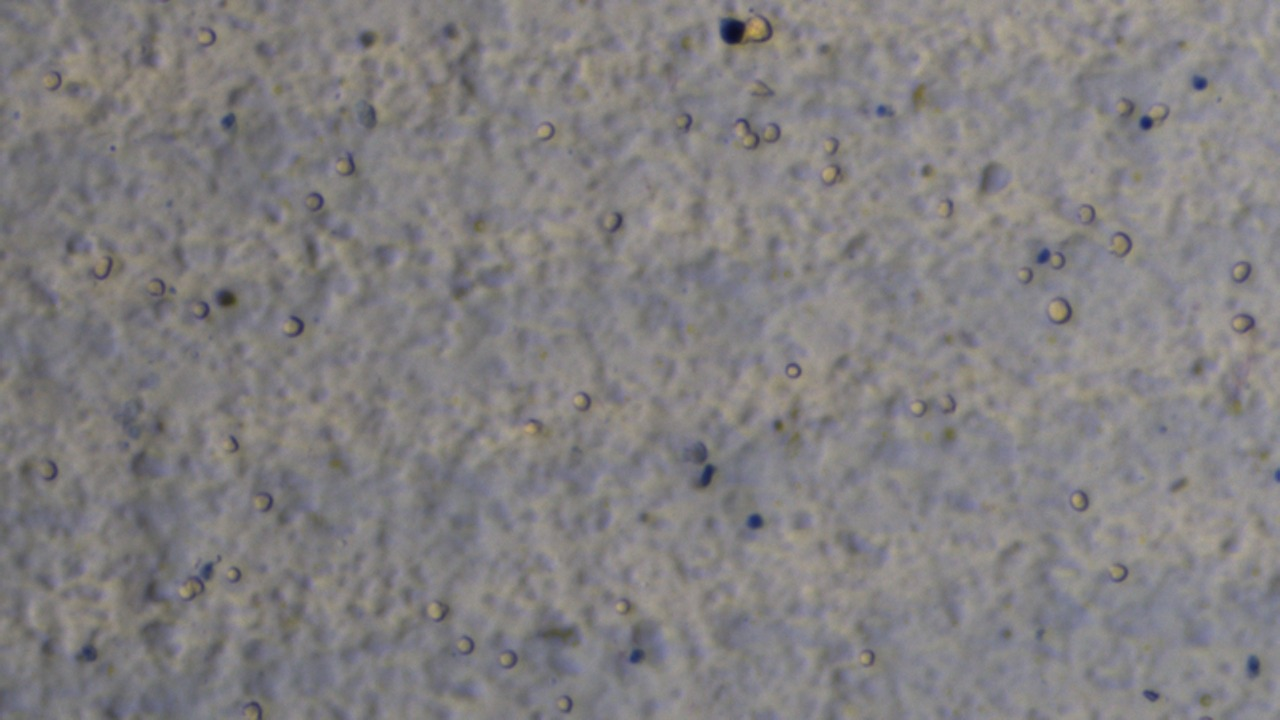
#> input picture input_images/cells/cells_1.jfif, 1280 x 720 px
$ python orb_method.py
#> lines starting #> are read from the running program, lines starting #| are printed output that depends on the picture; after the words box and inside, x2 and y2 are one past the last pixel; in counts of white or black regions, pixels touching at a corner belong together
# -*- coding: utf-8 -*-
"""
Created on Fri Jun 24 04:03:02 2022

@author: sdeni
"""

import cv2
import numpy as np

img = cv2.imread("../input_images/cells/cells_1.jfif")
#> img is the input picture: shape (720, 1280, 3); mean B, G, R 129.3, 127.9, 130.4
gray = cv2.cvtColor(img, cv2.COLOR_BGR2GRAY)

#####blur/smoothing
blur = cv2.GaussianBlur(gray, (3,3), 0)
ret, th =cv2.threshold(gray, 80, 255, cv2.THRESH_BINARY)
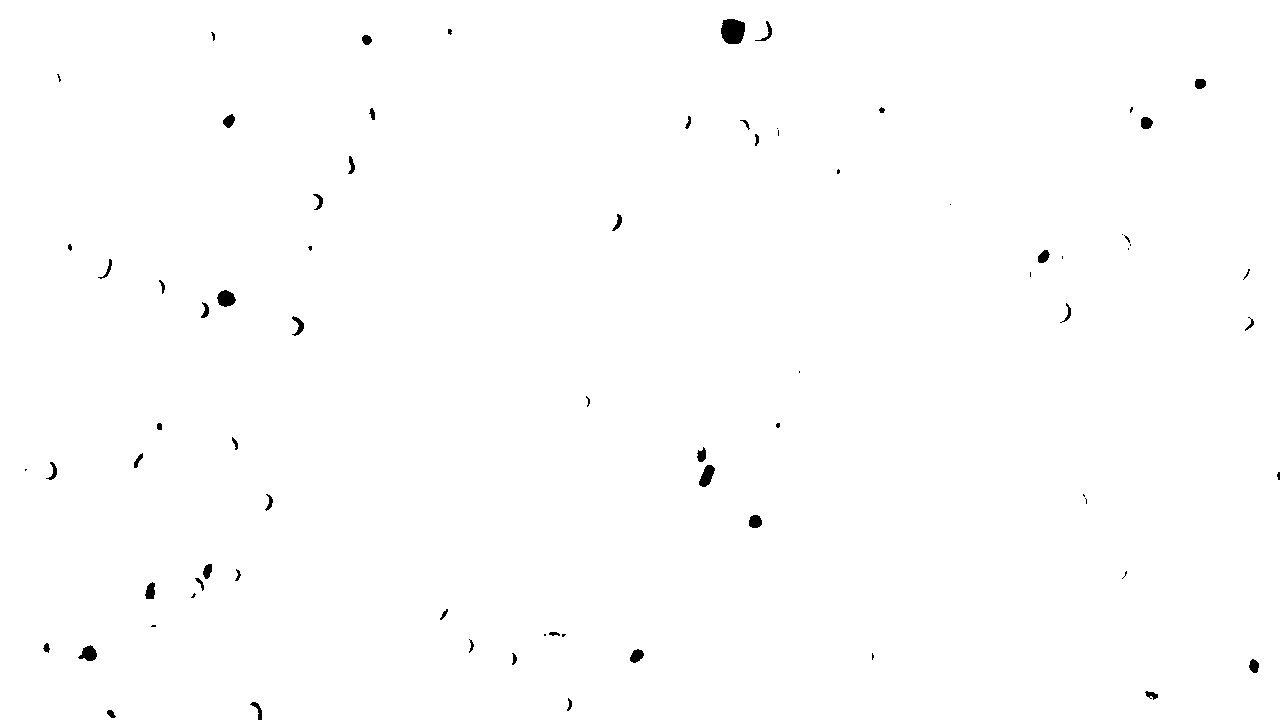
#> th: shape (720, 1280); 99.5% white; 76 black regions (29 under 20 px), largest, box (x1, y1, x2, y2) and area: (721, 19, 745, 44) 502, (217, 290, 236, 307) 232, (699, 465, 715, 487) 217

orb = cv2.ORB_create(200)
kp = orb.detect(blur, None)
#> kp = 142 keypoints; strongest (x, y, size): (1147, 122, 77.1), (1199, 82, 77.1), (1149, 122, 64.3), (1143, 122, 111.1)

kp, des = orb.compute(blur, kp)

img2 = cv2.drawKeypoints(img, kp, None, color=(0,255,0), flags=0)

cv2.imshow("orb", img2)
cv2.waitKeyEx(0)
cv2.destroyAllWindows()

$ run again, with input_images/cells/cells_10.jfif copied over input_images/cells/cells_1.jfif
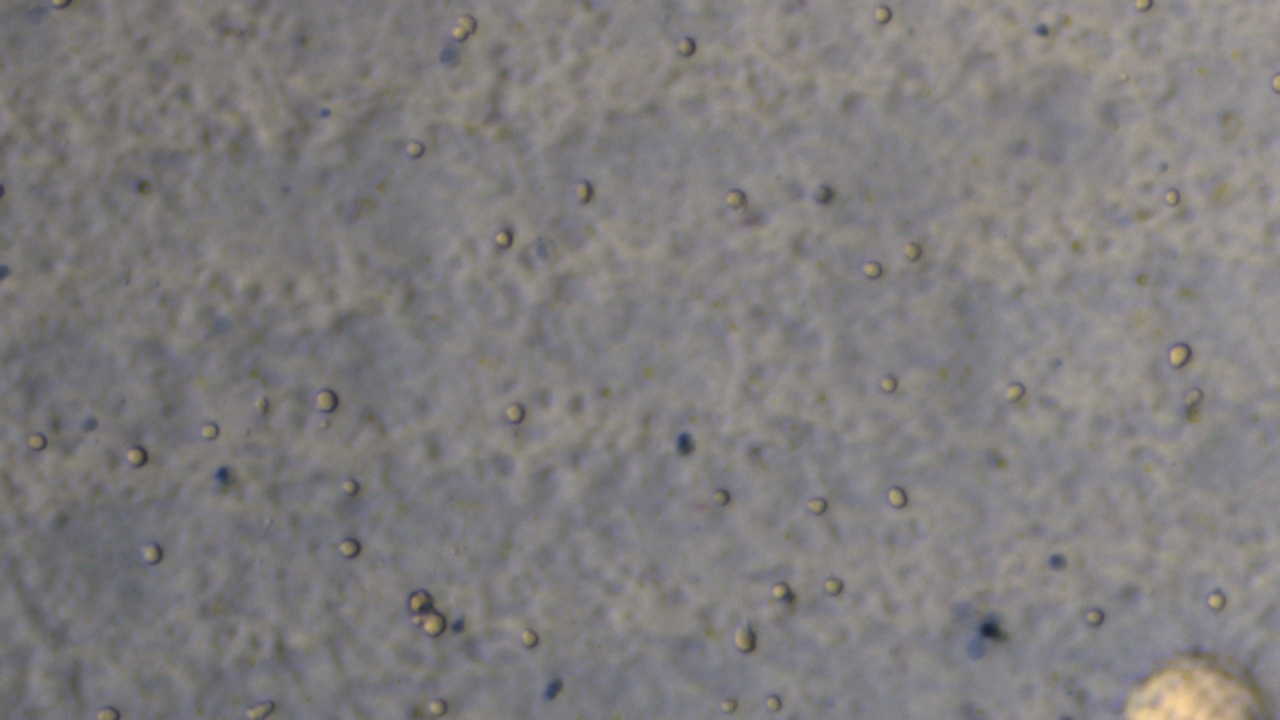
#> input picture input_images/cells/cells_10.jfif, 1280 x 720 px
#> img is the input picture: shape (720, 1280, 3); mean B, G, R 125.2, 125.1, 127.6
#> `ret, th =cv2.threshold(gray, 80, 255, cv2.THRESH_BINARY)`:
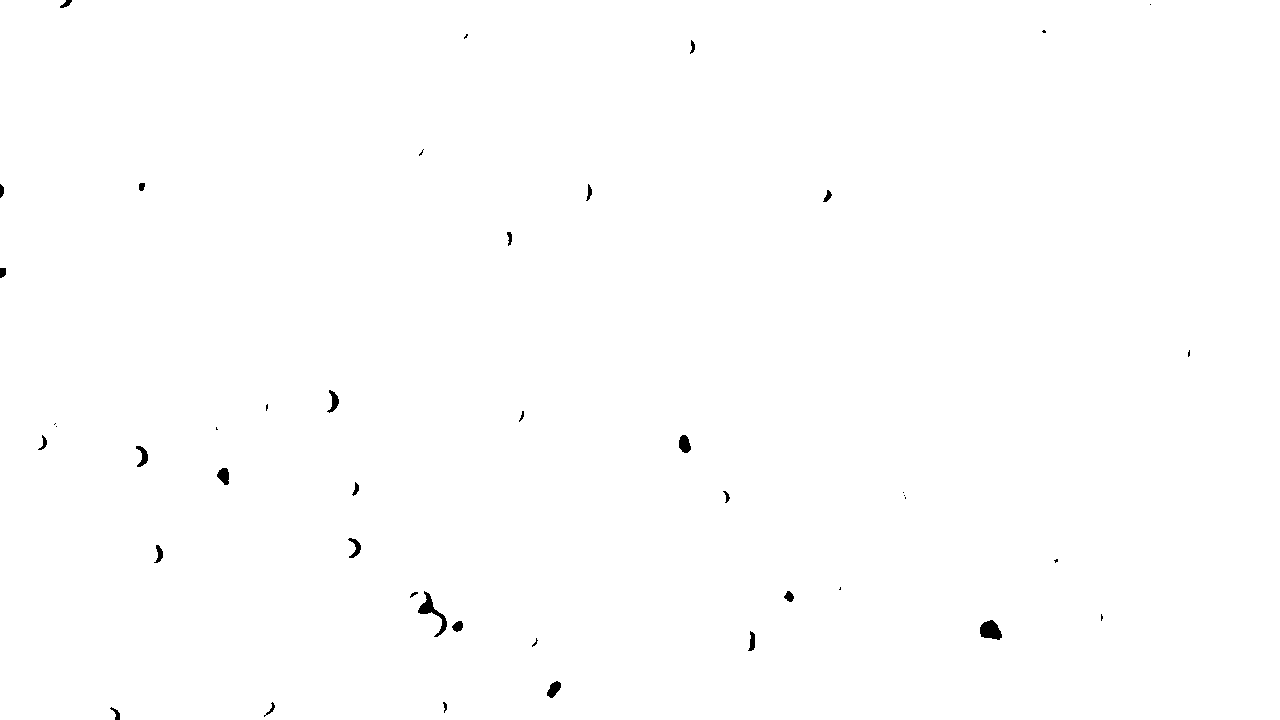
#> th: shape (720, 1280); 99.7% white; 44 black regions (16 under 20 px), largest, box (x1, y1, x2, y2) and area: (418, 591, 447, 637) 342, (980, 620, 1002, 640) 314, (679, 435, 691, 453) 162
#> kp = 108 keypoints; strongest (x, y, size): (684, 448, 92.6), (1176, 352, 92.6), (421, 606, 92.6), (681, 437, 111.1)

$ run again, with input_images/cells/cells_2.jfif copied over input_images/cells/cells_1.jfif
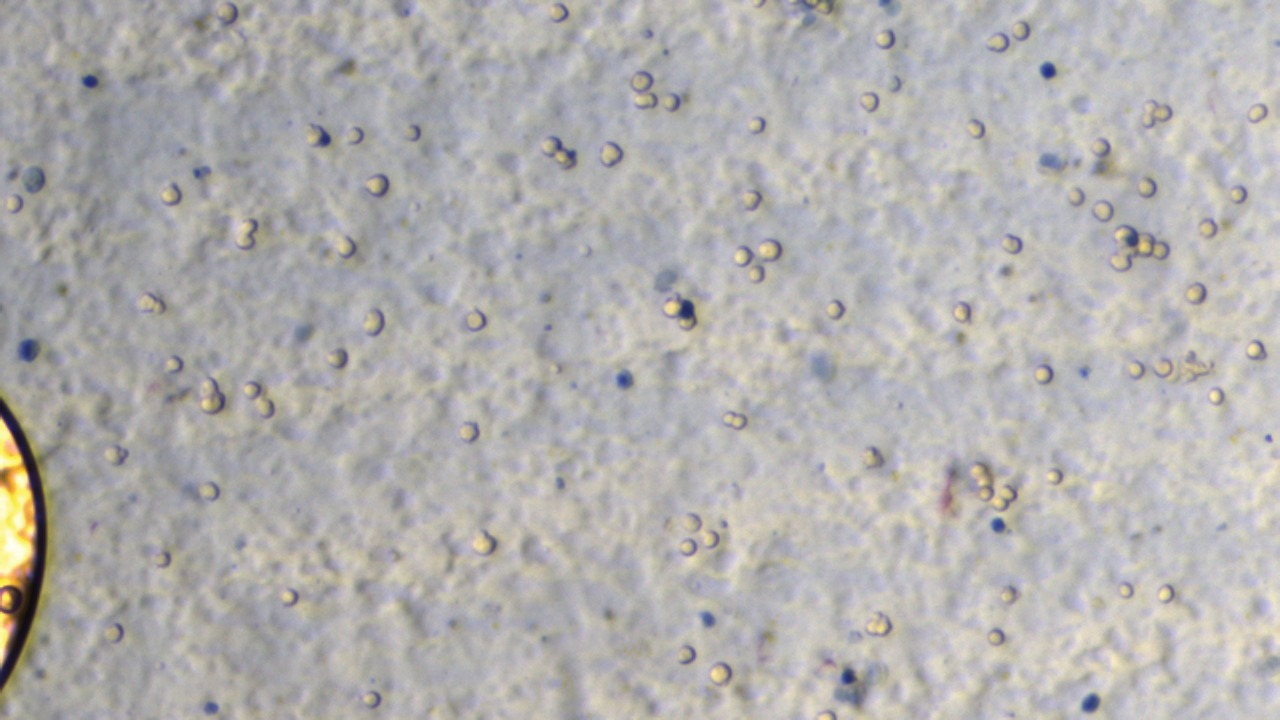
#> input picture input_images/cells/cells_2.jfif, 1280 x 720 px
#> img is the input picture: shape (720, 1280, 3); mean B, G, R 174.6, 175.6, 177.7
#> `gray = cv2.cvtColor(img, cv2.COLOR_BGR2GRAY)`:
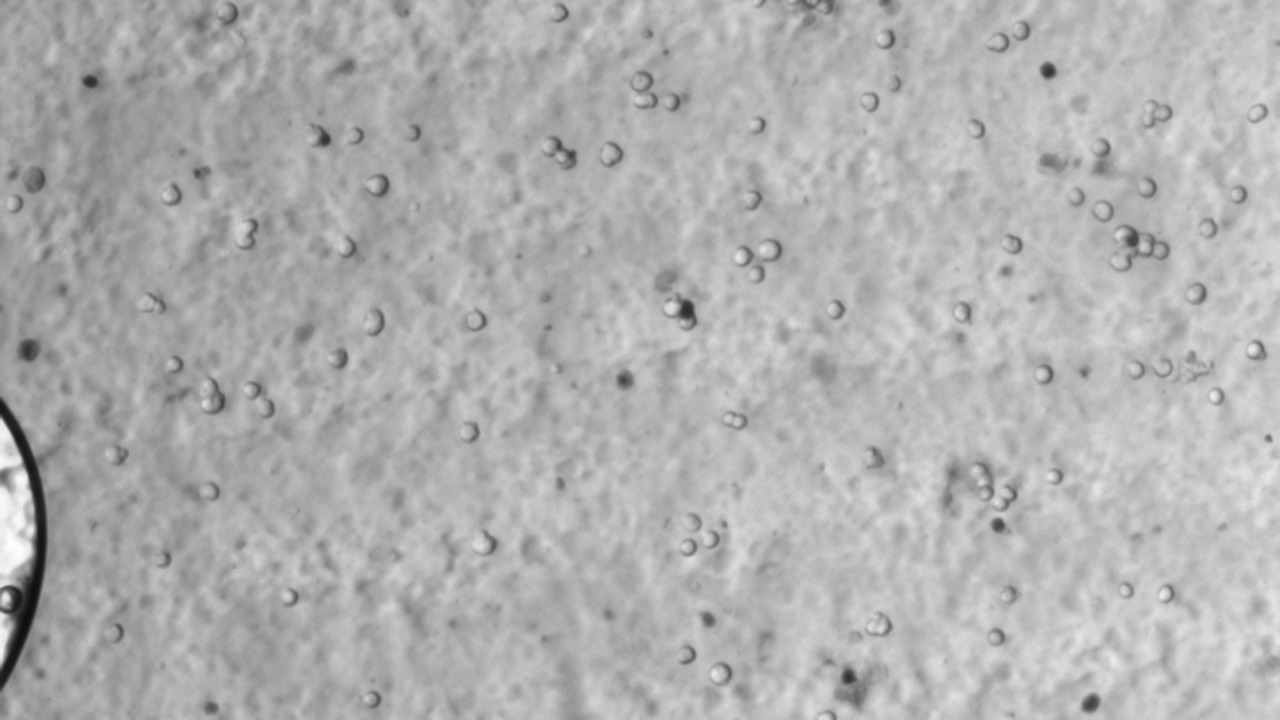
#> gray: shape (720, 1280); min 13, max 254, mean 176.1
#> `ret, th =cv2.threshold(gray, 80, 255, cv2.THRESH_BINARY)`:
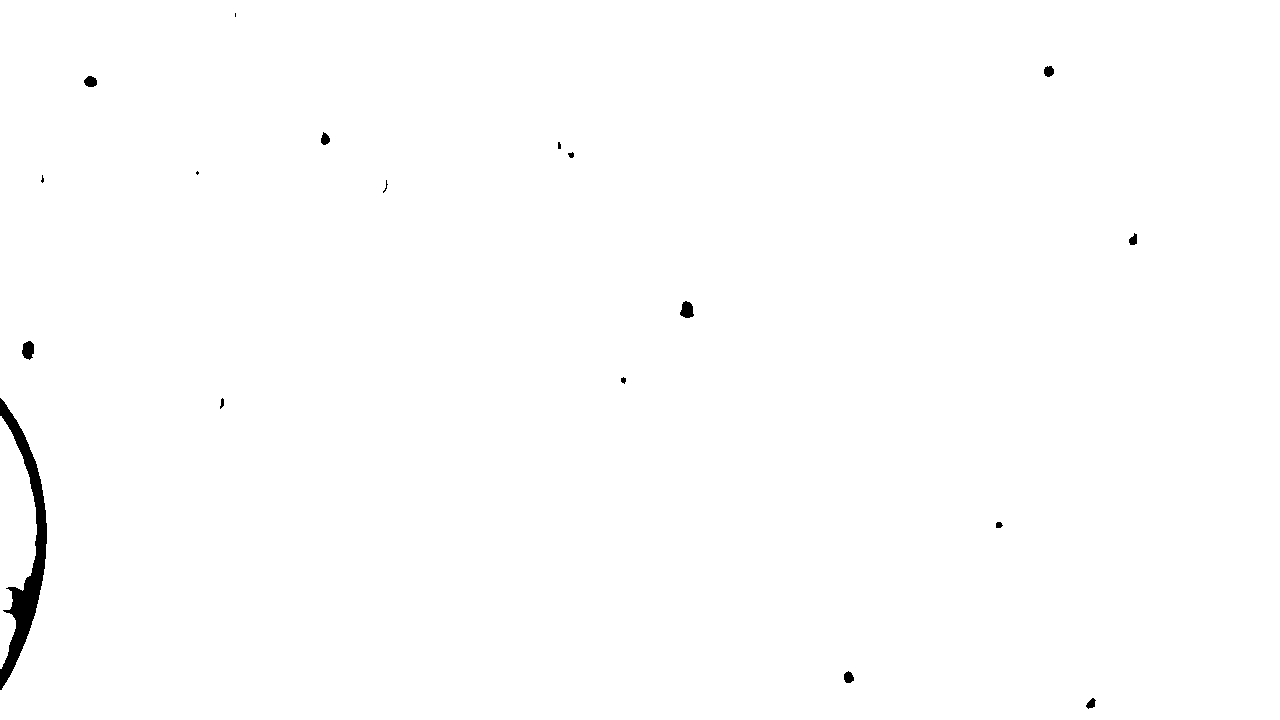
#> th: shape (720, 1280); 99.5% white; 18 black regions (5 under 20 px), largest, box (x1, y1, x2, y2) and area: (0, 398, 47, 690) 3756, (680, 301, 694, 318) 173, (22, 341, 34, 360) 173
#> kp = 200 keypoints; strongest (x, y, size): (684, 308, 111.1), (684, 305, 92.6), (677, 312, 111.1), (679, 311, 77.1)
